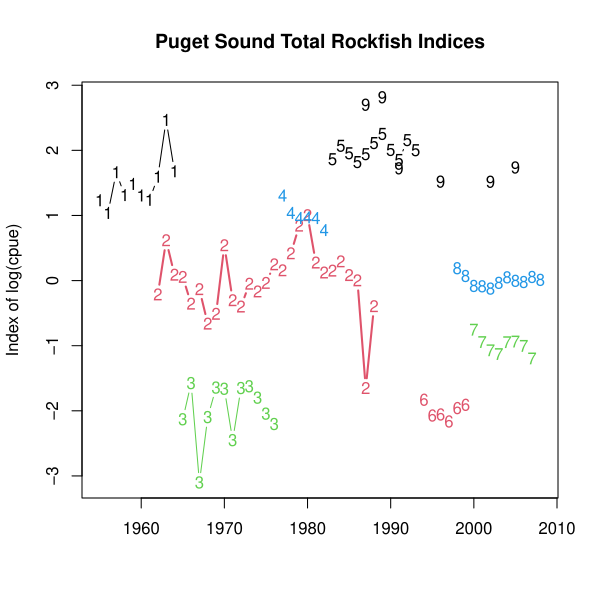

Write the R code that produced this figure.
###################################################
### code chunk number 18: fig3
###################################################
d <- rockfish
dat <- d[, 2:ncol(d)] # first col is years
x <- d[, 1] # first col is years
n <- nrow(dat) # num time series

# set up the graphical parameters to give each data a unique line, color and width
options(warn = -99)
ltys <- matrix(1, nrow = n)
cols <- matrix(1:4, nrow = n)
lwds <- matrix(1:2, nrow = n)
pchs <- matrix(as.character(c(1:n)), nrow = n)
options(warn = 0)

meany <- matrix(apply(dat, 2, mean, na.rm = T), nrow = nrow(dat), ncol = ncol(dat), byrow = T) # take off the mean; for better plotting and to mask pattern
adj <- matrix(c(1.5, 0, -2, 1, 2, -2, -1, 0, 2), nrow = nrow(dat), ncol = ncol(dat), byrow = T) # just to mask pattern in data
graphics::matplot(x, dat - meany + adj, xlab = "", ylab = "Index of log(cpue)", type = "b", pch = pchs, lty = ltys, col = cols, lwd = lwds)
title("Puget Sound Total Rockfish Indices")
